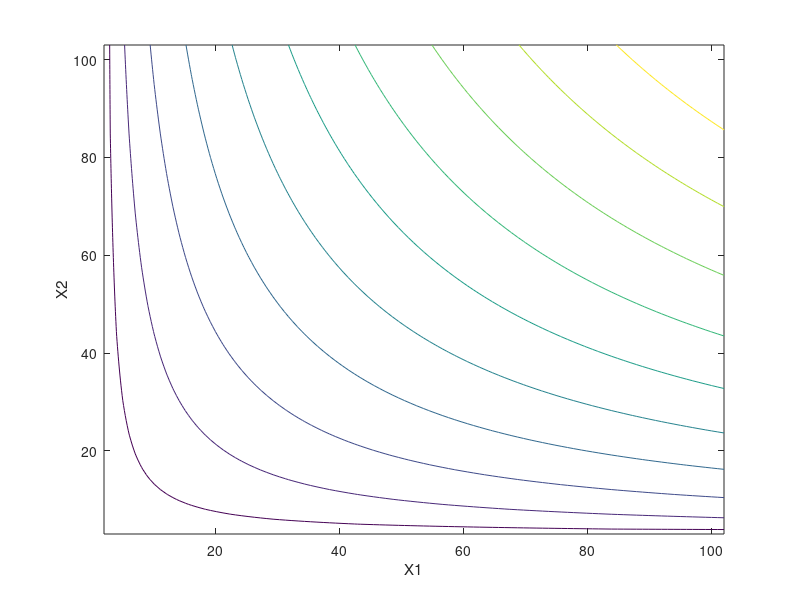

MATLAB code to generate this figure:
clear; clc;

a1 = 2;
a2 = 3;
b1 = 0.5;
b2 = 1-b1;
x1 = linspace(a1,a1+100,100);
x2 = linspace(a2,a2+100,100);
[X1,X2] = meshgrid(x1,x2);

u = @(x1,x2) (x1-a1).^b1 .* (x2-a2).^b2;

contour(X1,X2,u(X1,X2));
xlabel('X1'); ylabel('X2'); zlabel('Direct Utility');